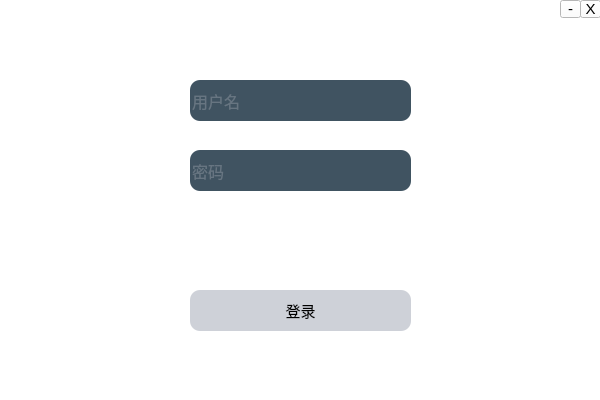
<?xml version="1.0" encoding="UTF-8"?>
<ui version="4.0">
 <class>Widget</class>
 <widget class="QWidget" name="Widget">
  <property name="geometry">
   <rect>
    <x>0</x>
    <y>0</y>
    <width>600</width>
    <height>400</height>
   </rect>
  </property>
  <property name="minimumSize">
   <size>
    <width>600</width>
    <height>400</height>
   </size>
  </property>
  <property name="maximumSize">
   <size>
    <width>600</width>
    <height>400</height>
   </size>
  </property>
  <property name="windowTitle">
   <string>登录</string>
  </property>
  <property name="autoFillBackground">
   <bool>false</bool>
  </property>
  <property name="styleSheet">
   <string notr="true">*{

background:rgb(255, 255, 255);
font-size:15px;
font-style:MingLiU-ExtB;
}
QFrame{
border:sold 10px rgba(0,0,0);
background-image: url(:/bg/image/bg3.jpg);
}
QLineEdit{
color:#8d98a1;
background-color:#405361;
font-size:16px;
border-style:inset;
border-radius:10px;
font-style:MingLiU-ExtB;
}
QPushButton{
background:#ced1d8;
border-style:outset;
border-radius:10px;
font-style:MingLiU-ExtB;
}
QPushButton:pressed{
background-color:rgb(224,0,0);
border-style:inset;
font-style:MingLiU-ExtB;
}
QCheckBox{
background:rgba(85,170,255,0);
color:white;
font-style:MingLiU-ExtB;
}
QLabel{
background:rgba(85,170,255,0);
color:white;
font-style:MingLiU-ExtB;
font-size:14px;
}
</string>
  </property>
  <widget class="QFrame" name="frame">
   <property name="geometry">
    <rect>
     <x>0</x>
     <y>0</y>
     <width>601</width>
     <height>401</height>
    </rect>
   </property>
   <property name="frameShape">
    <enum>QFrame::StyledPanel</enum>
   </property>
   <property name="frameShadow">
    <enum>QFrame::Raised</enum>
   </property>
   <widget class="QLineEdit" name="username">
    <property name="geometry">
     <rect>
      <x>190</x>
      <y>80</y>
      <width>221</width>
      <height>41</height>
     </rect>
    </property>
    <property name="placeholderText">
     <string>用户名</string>
    </property>
   </widget>
   <widget class="QLineEdit" name="password">
    <property name="geometry">
     <rect>
      <x>190</x>
      <y>150</y>
      <width>221</width>
      <height>41</height>
     </rect>
    </property>
    <property name="placeholderText">
     <string>密码</string>
    </property>
   </widget>
   <widget class="QPushButton" name="log_in">
    <property name="geometry">
     <rect>
      <x>190</x>
      <y>290</y>
      <width>221</width>
      <height>41</height>
     </rect>
    </property>
    <property name="text">
     <string>登录</string>
    </property>
   </widget>
   <widget class="QLabel" name="label">
    <property name="geometry">
     <rect>
      <x>30</x>
      <y>30</y>
      <width>61</width>
      <height>31</height>
     </rect>
    </property>
    <property name="text">
     <string>logo</string>
    </property>
   </widget>
   <widget class="QToolButton" name="toolButton">
    <property name="geometry">
     <rect>
      <x>560</x>
      <y>0</y>
      <width>21</width>
      <height>18</height>
     </rect>
    </property>
    <property name="text">
     <string>-</string>
    </property>
   </widget>
   <widget class="QToolButton" name="toolButton_2">
    <property name="geometry">
     <rect>
      <x>580</x>
      <y>0</y>
      <width>21</width>
      <height>18</height>
     </rect>
    </property>
    <property name="styleSheet">
     <string notr="true"/>
    </property>
    <property name="text">
     <string>X</string>
    </property>
   </widget>
   <widget class="QPushButton" name="forget">
    <property name="geometry">
     <rect>
      <x>280</x>
      <y>240</y>
      <width>221</width>
      <height>41</height>
     </rect>
    </property>
    <property name="font">
     <font>
      <pointsize>-1</pointsize>
     </font>
    </property>
    <property name="mouseTracking">
     <bool>false</bool>
    </property>
    <property name="styleSheet">
     <string notr="true">background-color: #00FFFFFF;
color:white;</string>
    </property>
    <property name="text">
     <string>忘记密码/注册</string>
    </property>
   </widget>
   <widget class="QLabel" name="label_2">
    <property name="geometry">
     <rect>
      <x>10</x>
      <y>370</y>
      <width>71</width>
      <height>21</height>
     </rect>
    </property>
    <property name="text">
     <string>版本V1.0</string>
    </property>
   </widget>
   <widget class="QCheckBox" name="checkBox">
    <property name="geometry">
     <rect>
      <x>160</x>
      <y>250</y>
      <width>131</width>
      <height>21</height>
     </rect>
    </property>
    <property name="text">
     <string>记住用户名</string>
    </property>
   </widget>
  </widget>
 </widget>
 <layoutdefault spacing="6" margin="11"/>
 <resources/>
 <connections/>
</ui>
